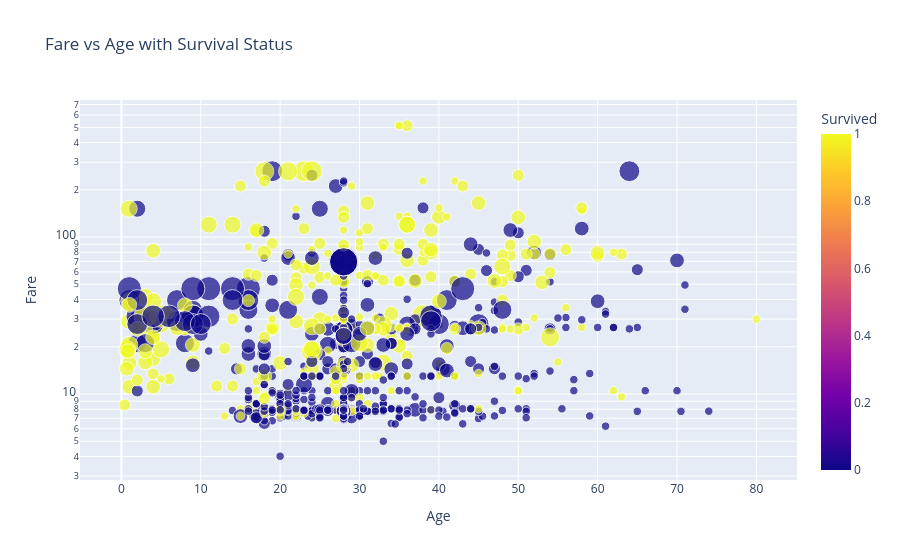

Source (notebook cell):
### Markdown cell above
# 8. Interactive Fare vs Age Bubble Chart

### Code cell
import plotly.express as px
fig = px.scatter(df, x="Age", y="Fare", color="Survived",
                 size="FamilySize", hover_data=["Name", "Pclass"],
                 log_y=True, title="Fare vs Age with Survival Status")
fig.update_layout(legend_title_text='Survived?')
fig.show()

### Figure 1 — Plotly figure (JSON) as saved in the notebook; plotly's stock layout.template omitted (floating-point values rounded to 4 significant figures; data arrays with more than 128 entries replaced by an {"elided": "..."} marker saying what was removed)
{"data": [{"customdata": {"elided": "891x2 mixed values"}, "hovertemplate": "Age=%{x}<br>Fare=%{y}<br>FamilySize=%{marker.size}<br>Name=%{customdata[0]}<br>Pclass=%{customdata[1]}<br>Survived=%{marker.color}<extra></extra>", "legendgroup": "", "marker": {"color": {"elided": "891 int values"}, "coloraxis": "coloraxis", "size": {"elided": "891 int values"}, "sizemode": "area", "sizeref": 0.0275, "symbol": "circle"}, "mode": "markers", "name": "", "orientation": "v", "showlegend": false, "type": "scatter", "x": {"elided": "891 float values"}, "xaxis": "x", "y": {"elided": "891 float values"}, "yaxis": "y"}], "layout": {"autosize": true, "coloraxis": {"colorbar": {"title": {"text": "Survived"}}, "colorscale": [[0, "#0d0887"], [0.1111, "#46039f"], [0.2222, "#7201a8"], [0.3333, "#9c179e"], [0.4444, "#bd3786"], [0.5556, "#d8576b"], [0.6667, "#ed7953"], [0.7778, "#fb9f3a"], [0.8889, "#fdca26"], [1, "#f0f921"]]}, "legend": {"itemsizing": "constant", "title": {"text": "Survived?"}, "tracegroupgap": 0}, "title": {"text": "Fare vs Age with Survival Status"}, "xaxis": {"anchor": "y", "autorange": true, "domain": [0, 1], "range": [-5.961, 85.41], "title": {"text": "Age"}, "type": "linear"}, "yaxis": {"anchor": "x", "autorange": true, "domain": [0, 1], "range": [0.4107, 2.93], "title": {"text": "Fare"}, "type": "log"}}}
